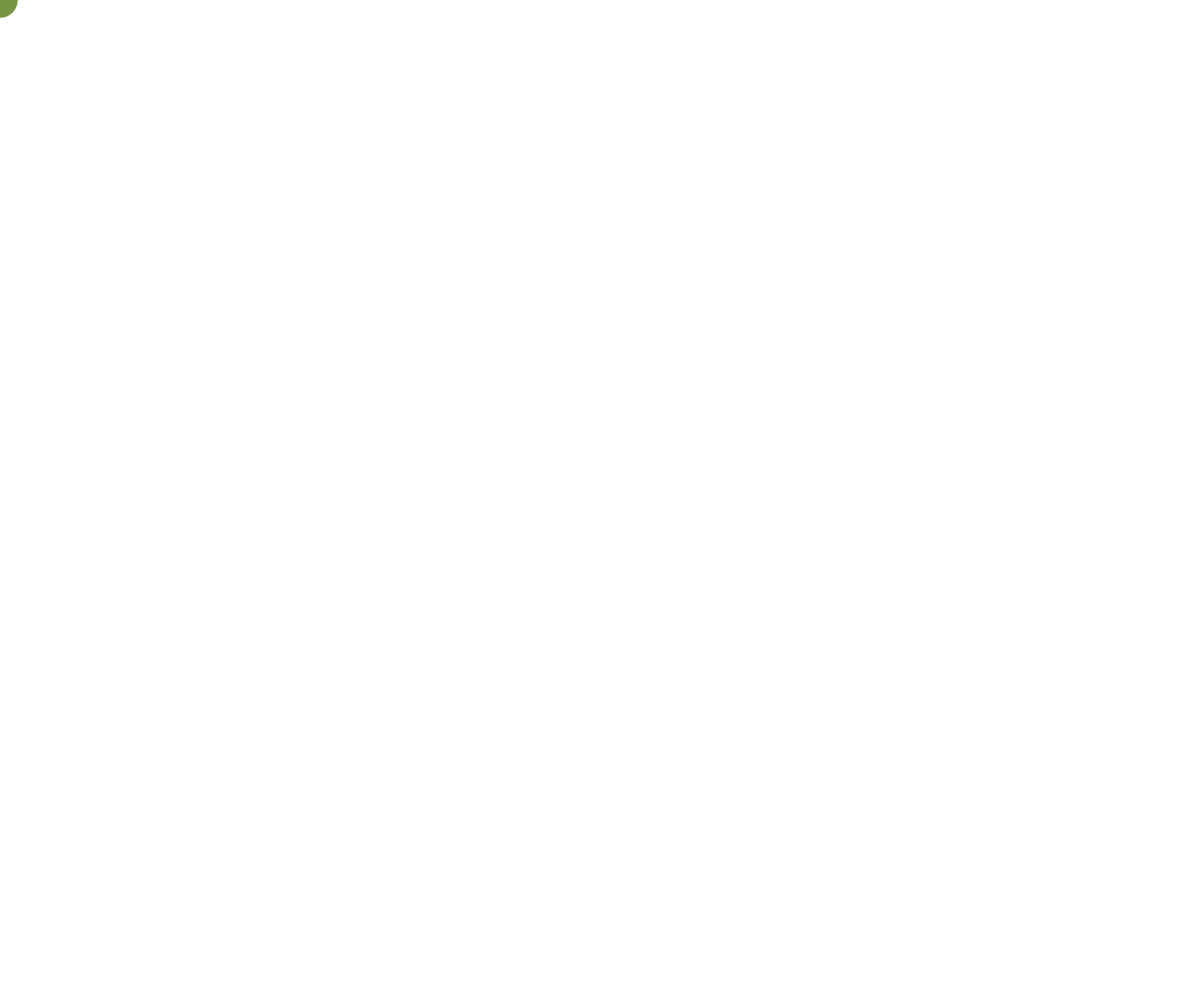
Frame 1 (no input)
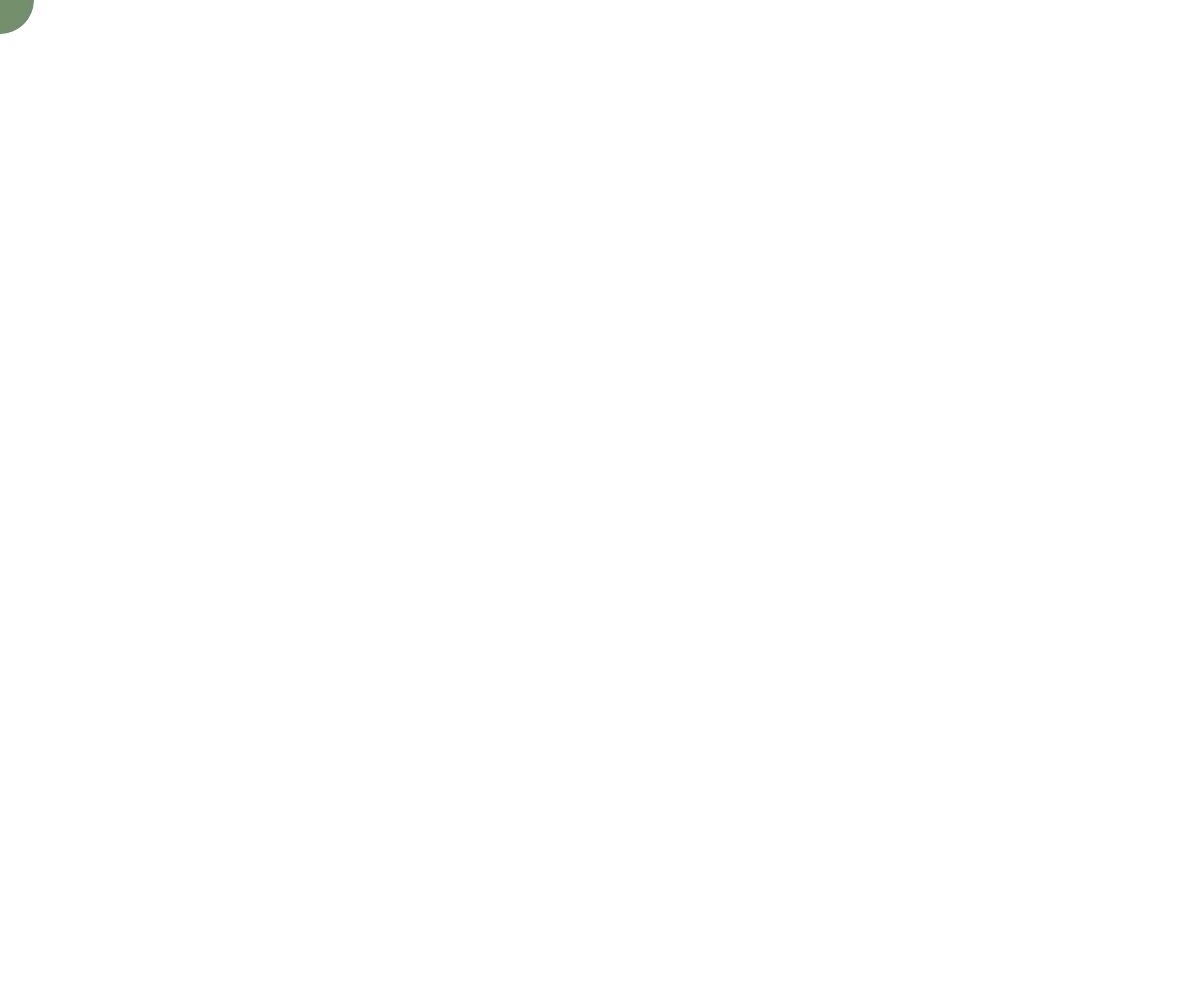
Frame 60 (no input)
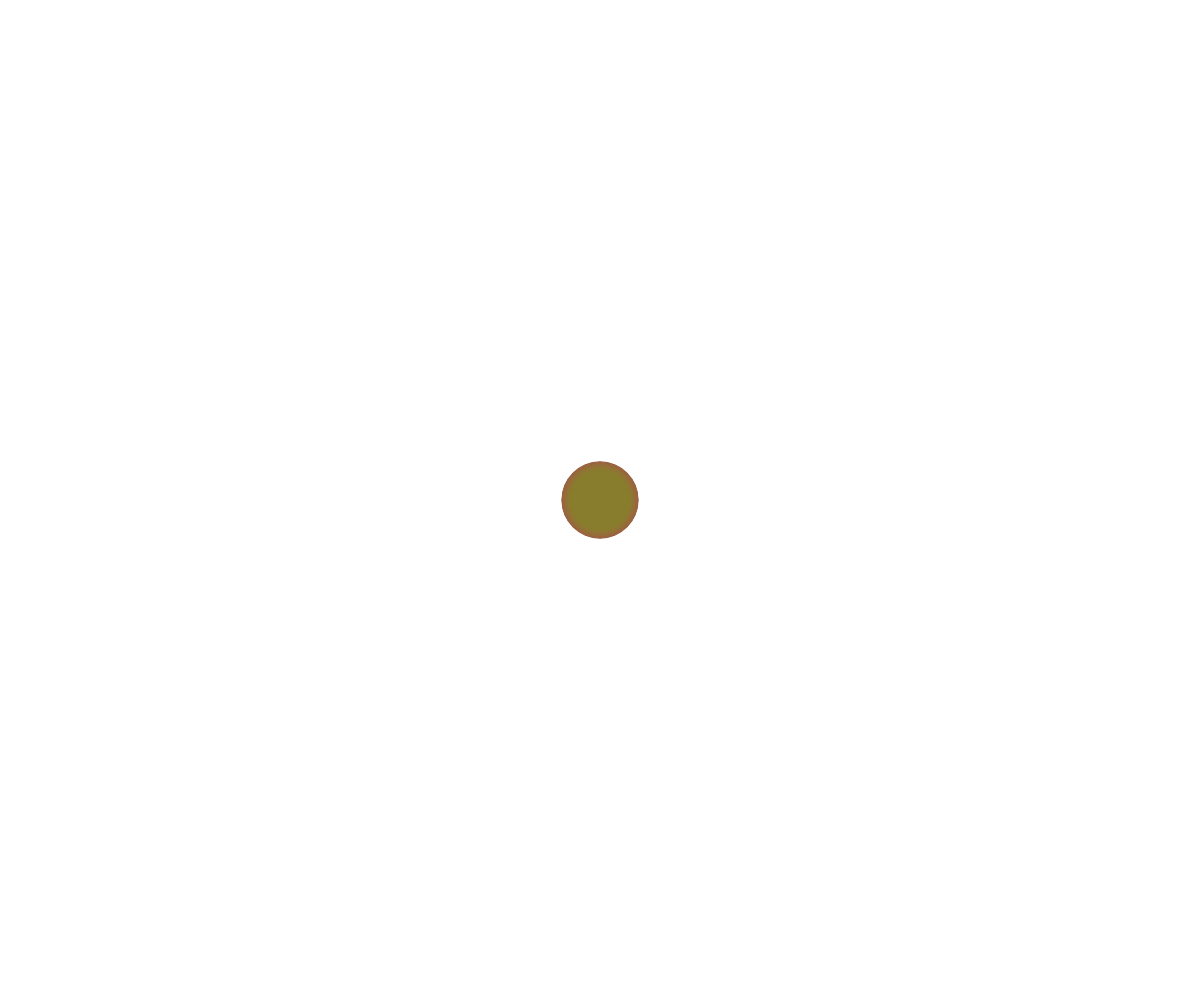
Frame 120 (the mouse pressed at the canvas centre since frame 60)

The p5.js sketch that drew these frames (run headless with seeded random() and noise() and a simulated clock; from frame 60 on, the mouse is pressed at the canvas centre):

// p5.js sketch
// ── sketch.js
var c;

function setup() {
  createCanvas(windowWidth, windowHeight);
  c = 0;
}  
    
function windowResized() {
  resizeCanvas(windowWidth, windowHeight);
}

function draw() {
  var r = 255 * noise(c + 10);
  var g = 255 * noise(c + 15);
  var b = 255 * noise(c + 20);

  var w =  110 * noise(5*c + 500);
  var h = 110 * noise(5*c + 500);

  noStroke();
  fill(r, g, b);
  ellipse(mouseX, mouseY, w, h);

  c = c + 0.01;
}

function mouseDragged() {
  var r = 255 * noise(c + 10);
  var g = 255 * noise(c + 15);
  var b = 255 * noise(c + 20);
  let x = random(width);
  let y = random(height);

  stroke(r,g,b);
  strokeWeight(0.5);
  noFill();
  circle(x, y, random(30, 200));
}

function mousePressed() {
  clear();
  draw();
}
